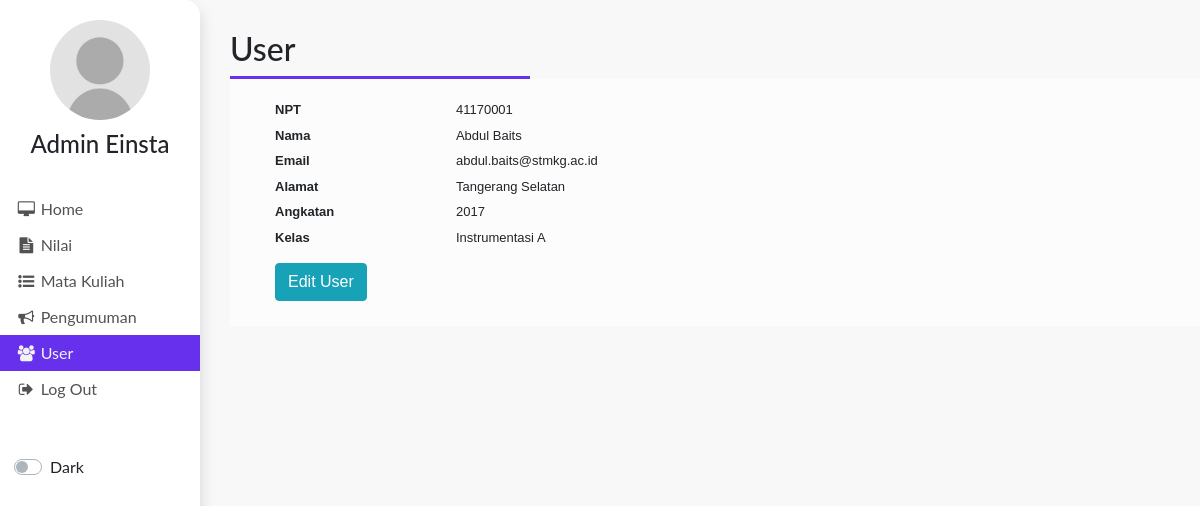
Page /admin/user/getuser.php?id=41170001 (signed in) on the committed database.
### tables this page shows
CREATE TABLE `data_user` (
  `id` int(8) NOT NULL,
  `nama` varchar(50) NOT NULL,
  `email` varchar(50) NOT NULL,
  `alamat` varchar(100) NOT NULL,
  `angkatan` int(4) DEFAULT NULL,
  `kelas` varchar(30) DEFAULT NULL,
  `display` varchar(30) DEFAULT NULL
);

### admin/user/getuser.php (the view, shortened to what this page needs)
<?php
    include "../../koneksi.php";
    $id = $_GET['id'];
    $username = $_SESSION["username"];
    $display  = $_SESSION["display"];
    $result = mysqli_query($conn, "SELECT `user`.`id`, `data_user`.`nama` FROM `user`
        LEFT JOIN `data_user` ON `data_user`.`id` = `user`.`id`
        WHERE `data_user`.`id` = '$username'");
    $row = mysqli_fetch_assoc($result);
    $query_nama = mysqli_query($conn, "SELECT * FROM `data_user` WHERE `id` = '$id'");
    $row_nama = mysqli_fetch_assoc($query_nama);
?>
<!DOCTYPE HTML>
<html lang="en">
<head>
    <?php include "snippets/head.php"; ?>
</head>
<body>
    <?php include "snippets/sidenav.php"; ?>
    <div class="main">
        <div class="title">
            <h2>User</h2>
        </div>
        <div class="isi container">
            <div class="konten">
            <table id="tabeltambah">
                <tr>
                    <th>NPT</th>
                    <td><?php echo $row_nama["id"];?></td>
                </tr>
                <tr>
                    <th>Nama</th>
                    <td><?php echo $row_nama["nama"];?></td>
                </tr>
                <tr>
                    <th>Email</th>
                    <td><?php echo $row_nama["email"];?></td>
                </tr>
                <tr>
                    <th>Alamat</th>
                    <td><?php echo $row_nama["alamat"];?></td>
                </tr>
                <tr>
                    <th>Angkatan</th>
                    <td><?php echo $row_nama["angkatan"];?></td>
                </tr>
                <tr>
                    <th>Kelas</th>
                    <td><?php echo $row_nama["kelas"];?></td>
                </tr>
                <tr>
                    <td><a href="edit.php?id=<?php echo $row_nama["id"];?>" class="btn btn-info" style="margin-top: 10px;">Edit User</a></td>
                </tr>
            </table>
            </div>
        </div>
    </div>
</body>

### admin/user/snippets/sidenav.php (shortened to what this page needs)
<div class="sidenav shadow">
    <div class="logo-brand">
        <img src="../../img/<?php echo $display; ?>" class="logo">
        <h4><?php echo $row["nama"]; ?></h4>
    </div>
    <br>
    <a href="../index.php"><i class="fa fa-fw fa-desktop" aria-hidden="true"></i> Home</a>
    <a href="../nilai/editnilai.php"><i class="fa fa-fw fa-file-text" aria-hidden="true"></i> Nilai</a>
    <a href="../matkul/daftar.php"><i class="fa fa-fw fa-list-ul" aria-hidden="true"></i> Mata Kuliah</a>
    <a href="../pengumuman/pengumuman.php"><i class="fa fa-fw fa-bullhorn" aria-hidden="true"></i> Pengumuman</a>
    <a href="userlist.php" class="active"><i class="fa fa-fw fa-users" aria-hidden="true"></i> User</a>
    <a href="../logout.php"><i class="fa fa-fw fa-sign-out" aria-hidden="true"></i> Log Out</a>
	<br>
	<br>
    <div class="custom-control custom-switch" id="dark-mode">
        <label class="custom-control-label darklabel" for="darkSwitch">Dark</label>
    </div>
</div>

### Assets/css/style.css (style rules this page uses)
body { margin: 0; font-family: "Lato", sans-serif; background-color: rgb(248, 248, 248);; }
.sidenav { height: 100%; width: 200px; position: fixed; border-top-right-radius: 15px; border-bottom-right-radius: 15px; z-index: 1; top: 0; left: 0; background-color: rgb(255, 255, 255); overflow-x: hidden; padding-top: 20px; }
.sidenav a, .dropdown-btn { padding: 6px 8px 6px 16px; text-decoration: none; font-size: 17 px; color: #525252; display: block; border: none; background: none; width: 100%; text-align: left; cursor: pointer; outline: none; }
.sidenav .active { background-color: #6730ec; color: #f2f2f2; border: none; }
.main { margin-top: 30px; margin-left: 230px; font-size: 15px; }
.title { border-bottom-style: solid; border-color: #6730ec; width: 300px; }
.isi { background-color: #fcfcfc; }
.konten { padding : 20px 20px 20px 20px; }
.logo { height: 100px; border-radius: 50%; display: block; margin-left: auto; margin-right: auto; width: 100px; }
h4 { padding-top: 10px; text-align: center; }
#dark-mode { padding-left: 50px; }

### Assets/css/styleuser.css (style rules this page uses)
#tabeltambah { font-family: Arial, Helvetica, sans-serif; font-size: 13px; width: 50%; text-align: left; }
#tabeltambah td, #tabeltambah th { padding-left: 10px; padding-bottom: 5px; vertical-align: top; }

### rows in the picture
data_user: nama "Admin Einsta"
data_user: id "41170001", nama "Abdul Baits", email "abdul.baits@stmkg.ac.id", alamat "Tangerang Selatan", angkatan "2017", kelas "Instrumentasi A"
